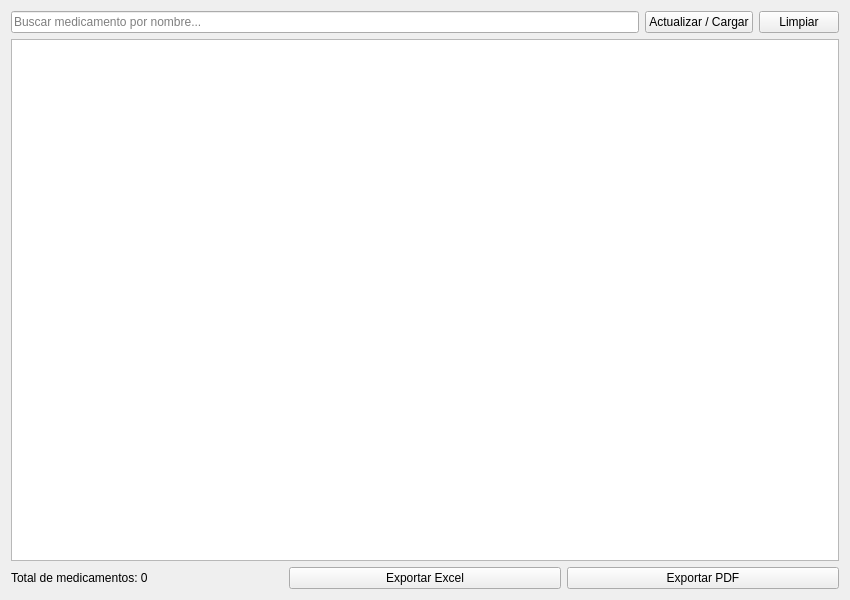
<?xml version="1.0" encoding="UTF-8"?>
<ui version="4.0">
 <class>ReportesWidget</class>
 <widget class="QWidget" name="ReportesWidget">
  <property name="geometry">
   <rect>
    <x>0</x>
    <y>0</y>
    <width>850</width>
    <height>600</height>
   </rect>
  </property>
  <property name="windowTitle">
   <string>SIHMED - Reportes de Inventario</string>
  </property>
  <layout class="QVBoxLayout" name="verticalLayout">
   <item>
    <layout class="QHBoxLayout" name="horizontalLayout">
     <item>
      <widget class="QLineEdit" name="txtBuscar">
       <property name="placeholderText">
        <string>Buscar medicamento por nombre...</string>
       </property>
      </widget>
     </item>
     <item>
      <widget class="QPushButton" name="btnGenerar">
       <property name="text">
        <string>Actualizar / Cargar</string>
       </property>
      </widget>
     </item>
     <item>
      <widget class="QPushButton" name="btnLimpiar">
       <property name="text">
        <string>Limpiar</string>
       </property>
      </widget>
     </item>
    </layout>
   </item>
   <item>
    <widget class="QTableWidget" name="tablaReporte"/>
   </item>
   <item>
    <layout class="QHBoxLayout" name="horizontalLayout_2">
     <item>
      <widget class="QLabel" name="lblTotal">
       <property name="text">
        <string>Total de medicamentos: 0</string>
       </property>
      </widget>
     </item>
     <item>
      <widget class="QPushButton" name="btnExcel">
       <property name="text">
        <string>Exportar Excel</string>
       </property>
      </widget>
     </item>
     <item>
      <widget class="QPushButton" name="btnPDF">
       <property name="text">
        <string>Exportar PDF</string>
       </property>
      </widget>
     </item>
    </layout>
   </item>
  </layout>
 </widget>
 <resources/>
 <connections/>
</ui>
